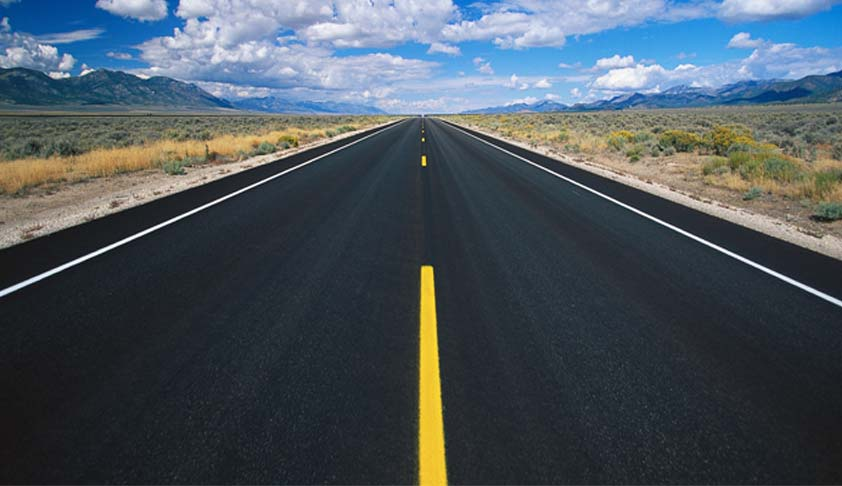
//> input picture ComputerVision-Benchmarking/GPU-Programs/pic1.jpg, 842 x 486 px, given in place of pic1.png, which was not available
$ ./houghlines   (built with g++ and OpenCV 4)
//> lines starting //> are read from the running program, lines starting //| are printed output that depends on the picture; pictures that were not available may be replaced by others from this repository, and a replacement may not be noted
#include <cmath>
#include <iostream>

#include "opencv2/core.hpp"
#include <opencv2/core/utility.hpp>
#include "opencv2/highgui.hpp"
#include "opencv2/imgproc.hpp"
#include "opencv2/cudaimgproc.hpp"

using namespace std;
using namespace cv;
using namespace cv::cuda;

static void help()
{
    cout << "This program demonstrates line finding with the Hough transform." << endl;
    cout << "Usage:" << endl;
    cout << "./gpu-example-houghlines <image_name>, Default is ../data/pic1.png\n" << endl;
}

int main(int argc, const char* argv[])
{
    const string filename = argc >= 2 ? argv[1] : "../data/pic1.png";

    Mat src = imread(filename, IMREAD_GRAYSCALE);
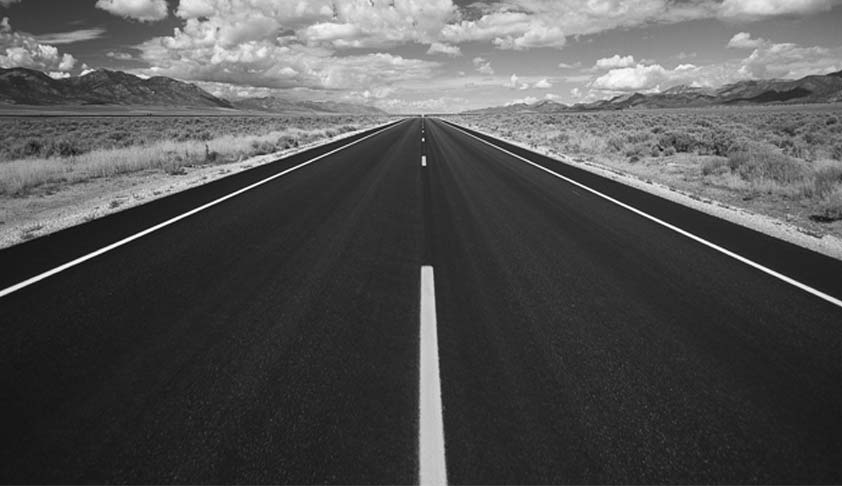
//> src: 486 rows x 842 cols, CV_8UC1; min 3, max 255, mean 81.9
    if (src.empty())
    {
        help();
        cout << "can not open " << filename << endl;
        return -1;
    }

    Mat mask;
    cv::Canny(src, mask, 100, 200, 3);
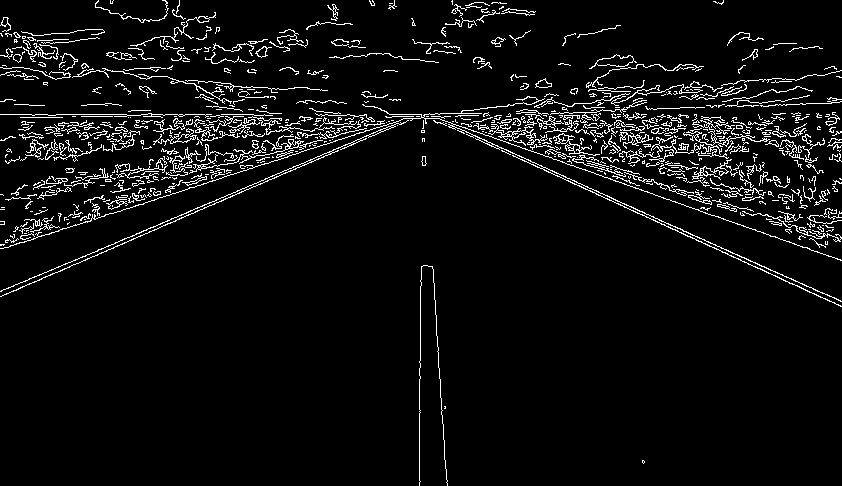
//> mask: 486 rows x 842 cols, CV_8UC1; 5.5% white in thin lines or dots

    Mat dst_cpu;
    cv::cvtColor(mask, dst_cpu, COLOR_GRAY2BGR);
//> dst_cpu: 486 rows x 842 cols, CV_8UC3; 5.5% white in thin lines or dots
    Mat dst_gpu = dst_cpu.clone();

    vector<Vec4i> lines_cpu;
    {
        const int64 start = getTickCount();

        cv::HoughLinesP(mask, lines_cpu, 1, CV_PI / 180, 50, 60, 5);
//> lines_cpu = 25 lines (x1, y1, x2, y2), first 8: [0, 291, 397, 123], [141, 114, 211, 114], [1, 248, 274, 160], [653, 217, 841, 301], [522, 159, 733, 257], [576, 132, 637, 134], [466, 131, 600, 193], [89, 179, 165, 167]

        const double timeSec = (getTickCount() - start) / getTickFrequency();
        cout << "CPU Time : " << timeSec * 1000 << " ms" << endl;
        cout << "CPU Found : " << lines_cpu.size() << endl;
//| CPU Found : 25
    }

    for (size_t i = 0; i < lines_cpu.size(); ++i)
    {
        Vec4i l = lines_cpu[i];
        line(dst_cpu, Point(l[0], l[1]), Point(l[2], l[3]), Scalar(0, 0, 255), 3, LINE_AA);
    }
//> this loop made 25 passes
//> l on passes 1 to 12: [0, 291, 397, 123], [141, 114, 211, 114], [1, 248, 274, 160], [653, 217, 841, 301], [522, 159, 733, 257], [576, 132, 637, 134], [466, 131, 600, 193], [89, 179, 165, 167], [567, 164, 705, 212], [419, 400, 420, 313], [195, 211, 424, 114], [681, 177, 761, 194]
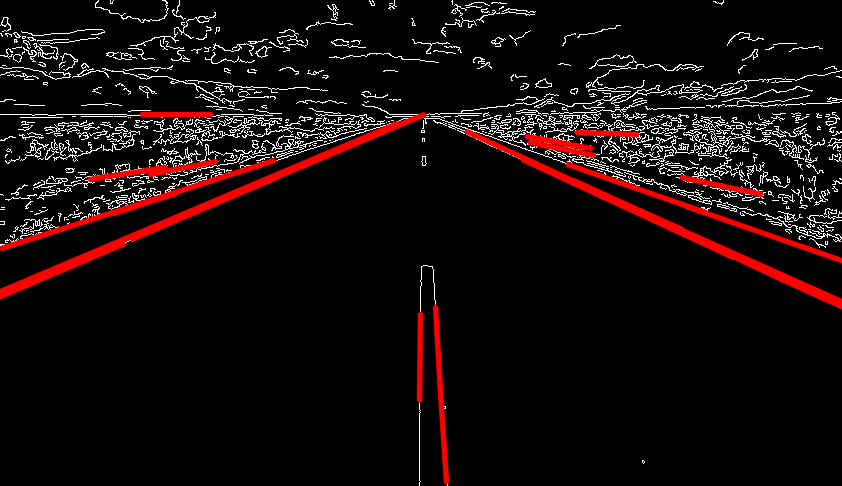
//> dst_cpu: 486 rows x 842 cols, CV_8UC3; mean B, G, R 11.7, 11.7, 20.8

//> (the run ends here: the program stops with an error, at `GpuMat d_src(mask);`)
